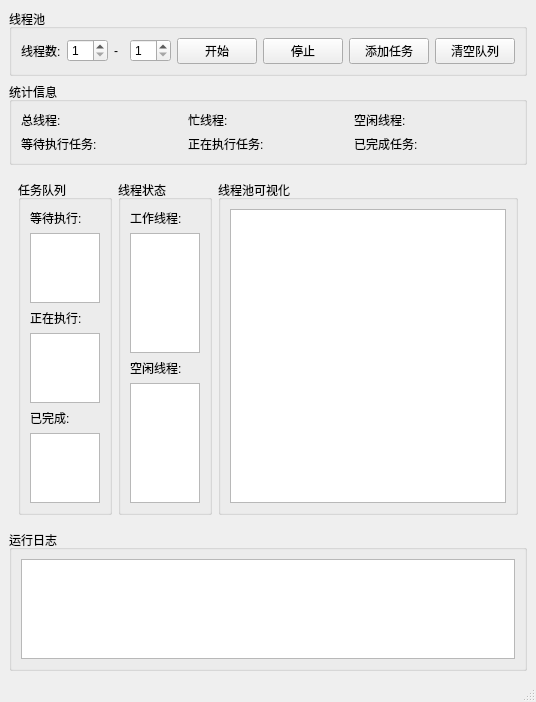
<?xml version="1.0" encoding="UTF-8"?>
<ui version="4.0">
 <class>MainWindow</class>
 <widget class="QMainWindow" name="MainWindow">
  <property name="geometry">
   <rect>
    <x>0</x>
    <y>0</y>
    <width>489</width>
    <height>579</height>
   </rect>
  </property>
  <property name="windowTitle">
   <string>MainWindow</string>
  </property>
  <widget class="QWidget" name="centralwidget">
   <layout class="QVBoxLayout" name="verticalLayout">
    <item>
     <widget class="QGroupBox" name="groupBox">
      <property name="title">
       <string>线程池</string>
      </property>
      <layout class="QHBoxLayout" name="horizontalLayout">
       <item>
        <widget class="QLabel" name="label">
         <property name="text">
          <string>线程数:</string>
         </property>
        </widget>
       </item>
       <item>
        <widget class="QSpinBox" name="minThreadSpinBox">
         <property name="minimum">
          <number>1</number>
         </property>
         <property name="maximum">
          <number>10</number>
         </property>
        </widget>
       </item>
       <item>
        <widget class="QLabel" name="label_2">
         <property name="text">
          <string>-</string>
         </property>
        </widget>
       </item>
       <item>
        <widget class="QSpinBox" name="maxThreadSpinBox">
         <property name="minimum">
          <number>1</number>
         </property>
         <property name="maximum">
          <number>20</number>
         </property>
        </widget>
       </item>
       <item>
        <widget class="QPushButton" name="startButton">
         <property name="text">
          <string>开始</string>
         </property>
        </widget>
       </item>
       <item>
        <widget class="QPushButton" name="stopButton">
         <property name="text">
          <string>停止</string>
         </property>
        </widget>
       </item>
       <item>
        <widget class="QPushButton" name="addTaskButton">
         <property name="text">
          <string>添加任务</string>
         </property>
        </widget>
       </item>
       <item>
        <widget class="QPushButton" name="clearQueueButton">
         <property name="text">
          <string>清空队列</string>
         </property>
        </widget>
       </item>
      </layout>
     </widget>
    </item>
    <item>
     <widget class="QGroupBox" name="groupBox_4">
      <property name="title">
       <string>统计信息</string>
      </property>
      <layout class="QGridLayout" name="gridLayout">
       <item row="1" column="1">
        <widget class="QLabel" name="runningTaskLabel">
         <property name="text">
          <string>正在执行任务:</string>
         </property>
        </widget>
       </item>
       <item row="0" column="2">
        <widget class="QLabel" name="idleThreadsLabel">
         <property name="text">
          <string>空闲线程:</string>
         </property>
        </widget>
       </item>
       <item row="0" column="1">
        <widget class="QLabel" name="busyThreadsLabel">
         <property name="text">
          <string>忙线程:</string>
         </property>
        </widget>
       </item>
       <item row="1" column="2">
        <widget class="QLabel" name="finishedTasksLabel">
         <property name="text">
          <string>已完成任务:</string>
         </property>
        </widget>
       </item>
       <item row="0" column="0">
        <widget class="QLabel" name="totalThreadsLabel">
         <property name="text">
          <string>总线程:</string>
         </property>
        </widget>
       </item>
       <item row="1" column="0">
        <widget class="QLabel" name="waitingTaskLabel">
         <property name="text">
          <string>等待执行任务:</string>
         </property>
        </widget>
       </item>
      </layout>
     </widget>
    </item>
    <item>
     <widget class="QWidget" name="widget" native="true">
      <layout class="QHBoxLayout" name="horizontalLayout_2">
       <item>
        <widget class="QGroupBox" name="groupBox_3">
         <property name="title">
          <string>任务队列</string>
         </property>
         <layout class="QVBoxLayout" name="verticalLayout_2">
          <item>
           <widget class="QLabel" name="label_3">
            <property name="text">
             <string>等待执行:</string>
            </property>
           </widget>
          </item>
          <item>
           <widget class="QListWidget" name="waitingTaskList"/>
          </item>
          <item>
           <widget class="QLabel" name="label_6">
            <property name="text">
             <string>正在执行:</string>
            </property>
           </widget>
          </item>
          <item>
           <widget class="QListWidget" name="runningTaskList"/>
          </item>
          <item>
           <widget class="QLabel" name="label_7">
            <property name="text">
             <string>已完成:</string>
            </property>
           </widget>
          </item>
          <item>
           <widget class="QListWidget" name="finishedTaskList"/>
          </item>
         </layout>
        </widget>
       </item>
       <item>
        <widget class="QGroupBox" name="groupBox_2">
         <property name="title">
          <string>线程状态</string>
         </property>
         <layout class="QVBoxLayout" name="verticalLayout_3">
          <item>
           <widget class="QLabel" name="label_4">
            <property name="text">
             <string>工作线程:</string>
            </property>
           </widget>
          </item>
          <item>
           <widget class="QListWidget" name="workingThreadList"/>
          </item>
          <item>
           <widget class="QLabel" name="label_5">
            <property name="text">
             <string>空闲线程:</string>
            </property>
           </widget>
          </item>
          <item>
           <widget class="QListWidget" name="idleThreadList"/>
          </item>
         </layout>
        </widget>
       </item>
       <item>
        <widget class="QGroupBox" name="groupBox_6">
         <property name="minimumSize">
          <size>
           <width>300</width>
           <height>0</height>
          </size>
         </property>
         <property name="title">
          <string>线程池可视化</string>
         </property>
         <layout class="QVBoxLayout" name="verticalLayout_5">
          <item>
           <widget class="QGraphicsView" name="graphicsView"/>
          </item>
         </layout>
        </widget>
       </item>
      </layout>
     </widget>
    </item>
    <item>
     <widget class="QGroupBox" name="groupBox_5">
      <property name="title">
       <string>运行日志</string>
      </property>
      <layout class="QVBoxLayout" name="verticalLayout_4">
       <item>
        <widget class="QTextBrowser" name="logTextBrowser">
         <property name="minimumSize">
          <size>
           <width>0</width>
           <height>100</height>
          </size>
         </property>
        </widget>
       </item>
      </layout>
     </widget>
    </item>
   </layout>
  </widget>
  <widget class="QMenuBar" name="menubar">
   <property name="geometry">
    <rect>
     <x>0</x>
     <y>0</y>
     <width>489</width>
     <height>18</height>
    </rect>
   </property>
  </widget>
  <widget class="QStatusBar" name="statusbar"/>
 </widget>
 <resources/>
 <connections/>
</ui>
